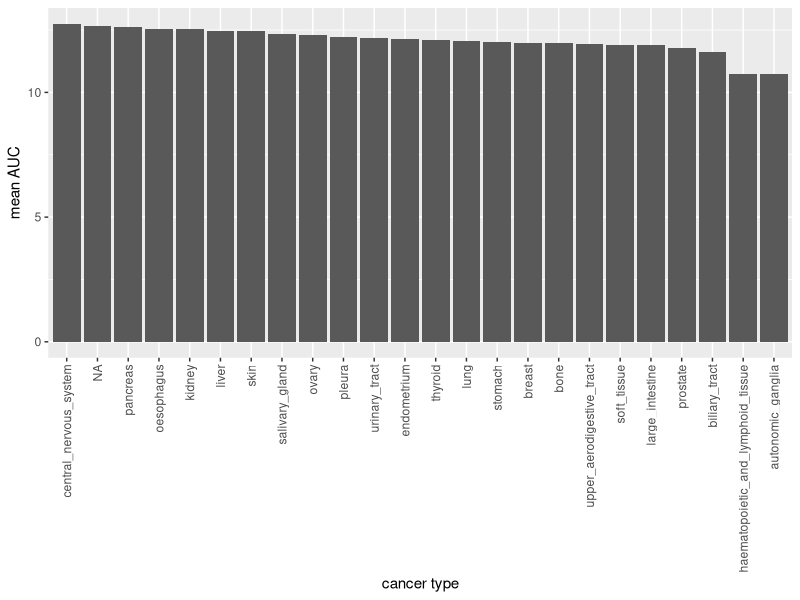
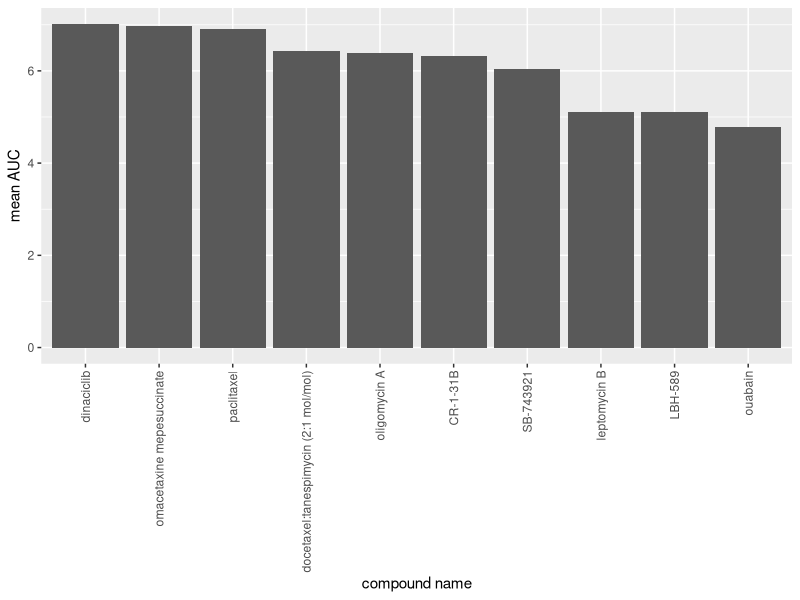
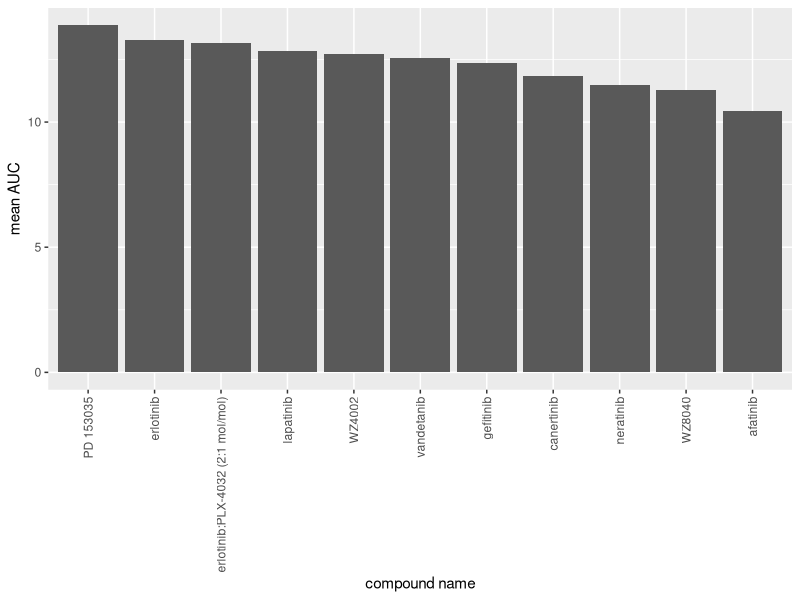

Recreate these plots in R, in order.
## ---- chunk 1
library(tidyverse)
library(readr)
library(knitr)
library(stringr)

dad_mom <- read_delim("dad_mom.txt", delim = "\t")

auc_1 <- read_csv("CTRP_files/AUC_1.csv")
auc_2 <- read_csv("CTRP_files/AUC_2.csv")
cancer_cell_line_info <- read_csv("CTRP_files/cancer_cell_line_info.csv")
compound_info <- read_csv("CTRP_files/compound_info.csv")
Experiment_info <- read_csv("CTRP_files/Experiment_info.csv")
## ---- chunk 2
dad_mom2 <- dad_mom %>% 
  # Combine parents' names into one column instead of two
  gather(key = "parent", value = "name_parent", name_dad, name_mom) %>% 
  # Correct values in the parent column
  mutate(parent = ifelse(parent == "name_dad", "dad", "mom")) %>% 
  # Assign correct income to each parent
  mutate("income_parent" = ifelse(parent == "dad", income_dad, income_mom)) %>% 
  # Drop the original income columns
  select(-c(income_dad,income_mom)) %>% 
  # Arrange by family ID
  arrange(fam_id)

dad_mom2
## ---- chunk 3
# Inspect the data
#head(auc_1)
#head(auc_2)
#head(cancer_cell_line_info)
#head(compound_info)
#head(Experiment_info)
## ---- chunk 4
auc <- rbind(auc_1, auc_2)

cancer1 <- auc %>% 
  full_join(compound_info, by = "master_cpd_id")

colnames(Experiment_info)[1] <- "experiment_id"

cancer2 <- cancer1 %>% 
  full_join(Experiment_info, by = "experiment_id")

cancer_final <- cancer2 %>% 
  full_join(cancer_cell_line_info, by = "master_ccl_id")
## ---- chunk 5
vorinostat_auc <- cancer_final %>% 
  filter(cpd_name == "vorinostat") %>% 
  group_by(cancer_type) %>% 
  summarise(mean_AUC = mean(area_under_curve))

vorinostat_auc$cancer_type[is.na(vorinostat_auc$cancer_type)] <- "NA"

p1 <- ggplot(vorinostat_auc, aes(x = reorder(cancer_type, -mean_AUC), y = mean_AUC)) +
  geom_col() + 
  theme(axis.text.x = element_text(angle = 90, vjust=0.5, hjust=1)) +
  labs(x = 'cancer type', y = "mean AUC" )

print(p1)
## ---- chunk 6
prostate <- cancer_final %>% 
  filter(cancer_type == "prostate") %>% 
  group_by(cpd_name) %>% 
  summarise(mean_AUC = mean(area_under_curve)) %>% 
  top_n(-10)

p2 <- ggplot(prostate, aes(x = reorder(cpd_name, -mean_AUC), y = mean_AUC)) +
  geom_col() + 
  theme(axis.text.x = element_text(angle = 90, vjust=0.5, hjust=1)) +
  labs(x = 'compound name', y = "mean AUC" )

print(p2)
## ---- chunk 7
EGFR <- cancer_final %>% 
  filter(str_detect(gene_symbol_of_protein_target, "EGFR")) %>% 
  group_by(cpd_name) %>% 
  summarise(mean_AUC = mean(area_under_curve))

p3 <- ggplot(EGFR, aes(x = reorder(cpd_name, -mean_AUC), y = mean_AUC)) +
  geom_col() + 
  theme(axis.text.x = element_text(angle = 90, vjust=0.5, hjust=1)) +
  labs(x = 'compound name', y = "mean AUC" )

print(p3)
